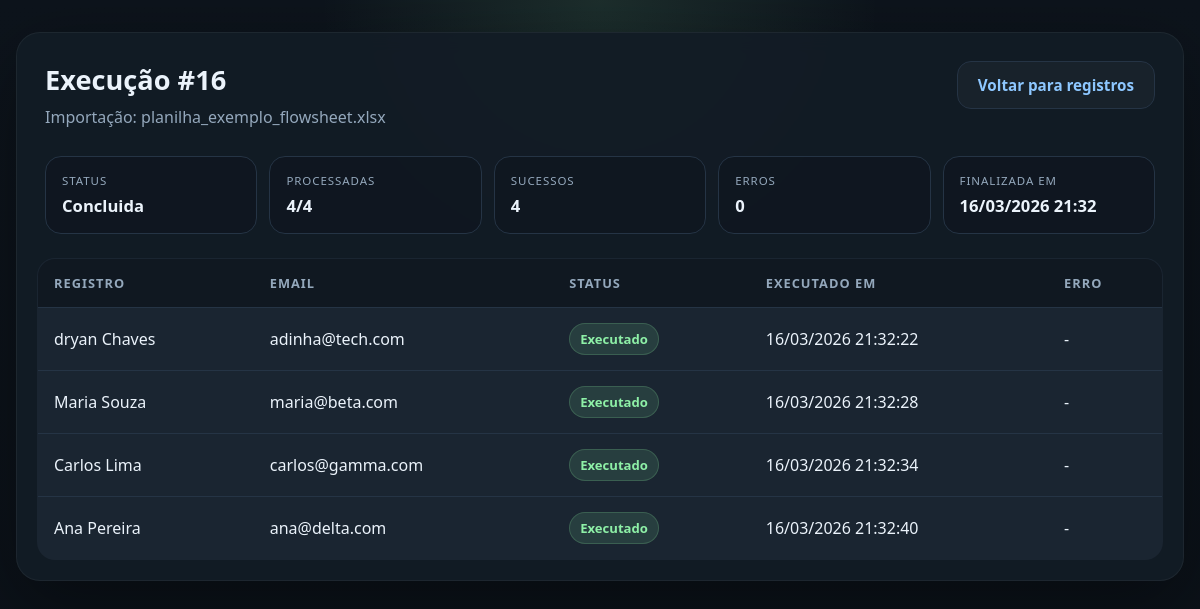
/automations/execucoes/16/, run on the app's committed database.
### automations/models.py (models this page shows, shortened)
class Execution(models.Model):
    importacao = models.ForeignKey(
        "registros.ImportacaoPlanilha",
        on_delete=models.SET_NULL,
        related_name="executions",
        null=True,
        blank=True,
    )
    user = models.ForeignKey(
        User,
        on_delete=models.CASCADE,
        related_name="executions",
        null=True,
        blank=True,
    )
    STATUS_CHOICES = [
        ("pending", "Pendente"),
        ("running", "Executando"),
        ("completed", "Concluida"),
        ("error", "Erro"),
    ]
    arquivo_planilha = models.FileField(upload_to="uploads/", null=True, blank=True)
    status = models.CharField(max_length=20, choices=STATUS_CHOICES, default="pending")
    target_url = models.URLField(blank=True)
    total_linhas = models.IntegerField(default=0)
    linhas_processadas = models.IntegerField(default=0)
    sucesso_count = models.IntegerField(default=0)
    erro_count = models.IntegerField(default=0)
    mensagem_erro = models.TextField(blank=True)
    criado_em = models.DateTimeField(auto_now_add=True)
    finalizado_em = models.DateTimeField(null=True, blank=True)

class ResultadoExecucaoRegistro(models.Model):
    STATUS_CHOICES = [
        ("executado", "Executado"),
        ("erro", "Erro"),
    ]
    execution = models.ForeignKey(
        Execution,
        on_delete=models.CASCADE,
        related_name="resultados",
    )
    registro = models.ForeignKey(
        "registros.Registro",
        on_delete=models.CASCADE,
        related_name="resultados_execucao",
    )
    status = models.CharField(max_length=20, choices=STATUS_CHOICES)
    mensagem_erro = models.TextField(blank=True)
    executado_em = models.DateTimeField()

### registros/models.py (models this page shows, shortened)
class ImportacaoPlanilha(models.Model):
    STATUS_PROCESSANDO = "processando"
    STATUS_CONCLUIDA = "concluida"
    STATUS_ERRO = "erro"
    STATUS_CHOICES = [
        (STATUS_PROCESSANDO, "Processando"),
        (STATUS_CONCLUIDA, "Concluida"),
        (STATUS_ERRO, "Erro"),
    ]
    nome_arquivo = models.CharField(max_length=255)
    status = models.CharField(
        max_length=20,
        choices=STATUS_CHOICES,
        default=STATUS_PROCESSANDO,
    )
    total_registros = models.PositiveIntegerField(default=0)
    criado_em = models.DateTimeField(auto_now_add=True)

class Registro(models.Model):
    STATUS_PENDENTE = "pendente"
    STATUS_EXECUTANDO = "executando"
    STATUS_EXECUTADO = "executado"
    STATUS_ERRO = "erro"
    STATUS_CHOICES = [
        (STATUS_PENDENTE, "Pendente"),
        (STATUS_EXECUTANDO, "Executando"),
        (STATUS_EXECUTADO, "Executado"),
        (STATUS_ERRO, "Erro"),
    ]
    nome = models.CharField(max_length=200)
    empresa = models.CharField(max_length=200)
    email = models.EmailField()
    telefone = models.CharField(max_length=20)
    status = models.CharField(
        max_length=20,
        choices=STATUS_CHOICES,
        default=STATUS_PENDENTE,
    )
    mensagem_erro = models.TextField(blank=True)
    executado_em = models.DateTimeField(null=True, blank=True)
    importacao = models.ForeignKey(
        ImportacaoPlanilha,
        on_delete=models.CASCADE,
        related_name="registros",
        null=True,
        blank=True,
    )
    criado_em = models.DateTimeField(auto_now_add=True)

### automations/views.py (the view)
# urls.py: path("execucoes/<int:execution_id>/", detalhe_execucao_view, name="detalhe_execucao"),
def detalhe_execucao_view(request, execution_id):
    execution = get_object_or_404(
        Execution.objects.select_related("importacao"),
        pk=execution_id,
    )
    resultados = execution.resultados.select_related("registro").order_by("id")
    return render(
        request,
        "automations/detalhe_execucao.html",
        {
            "execution": execution,
            "resultados": resultados,
            "pode_reprocessar_erros": execution.resultados.filter(status="erro").exists(),
            "status_api_url": reverse("automations:status_execucao", args=[execution.id]),
        },
    )

### automations/templates/automations/detalhe_execucao.html (shortened to what this page needs)
<!DOCTYPE html>
<html lang="pt-BR">
<head>
</head>
<body data-status-api-url="{{ status_api_url }}" data-execution-status="{{ execution.status }}">
    <main class="page">
        <section class="panel">
            <div class="header">
                <div>
                    <h1>Execução #{{ execution.id }}</h1>
                    <div class="subtitle">
                        {% if execution.importacao %}
                        Importação: {{ execution.importacao.nome_arquivo }}
                        {% else %}
                        Execução sem importação associada
                        {% endif %}
                    </div>
                </div>
                <div class="actions">
                    <a class="ghost-link" href="{% url 'listar_registros' %}">Voltar para registros</a>
                </div>
            </div>
            <div class="summary">
                <div class="card">
                    <span class="label">Status</span>
                    <span class="value" id="execution-status-value">{{ execution.get_status_display }}</span>
                </div>
                <div class="card">
                    <span class="label">Processadas</span>
                    <span class="value" id="execution-progress-value">{{ execution.linhas_processadas }}/{{ execution.total_linhas }}</span>
                </div>
                <div class="card">
                    <span class="label">Sucessos</span>
                    <span class="value" id="execution-success-value">{{ execution.sucesso_count }}</span>
                </div>
                <div class="card">
                    <span class="label">Erros</span>
                    <span class="value" id="execution-error-value">{{ execution.erro_count }}</span>
                </div>
                <div class="card">
                    <span class="label">Finalizada em</span>
                    <span class="value" id="execution-finished-value">{{ execution.finalizado_em|date:"d/m/Y H:i" }}</span>
                </div>
            </div>
            <div class="table-wrap">
                <table>
                    <thead>
                        <tr>
                            <th>Registro</th>
                            <th>Email</th>
                            <th>Status</th>
                            <th>Executado em</th>
                            <th>Erro</th>
                        </tr>
                    </thead>
                    <tbody id="results-body">
                        {% for resultado in resultados %}
                        <tr data-registro-id="{{ resultado.registro_id }}">
                            <td>{{ resultado.registro.nome }}</td>
                            <td>{{ resultado.registro.email }}</td>
                            <td>
                                <span class="pill{% if resultado.status == 'erro' %} error{% endif %}">
                                    {{ resultado.get_status_display }}
                                </span>
                            </td>
                            <td>{{ resultado.executado_em|date:"d/m/Y H:i:s" }}</td>
                            <td>
                                {% if resultado.mensagem_erro %}
                                <span class="error-text">{{ resultado.mensagem_erro }}</span>
                                {% else %}
                                -
                                {% endif %}
                            </td>
                        </tr>
                        {% empty %}
                        <tr>
                            <td colspan="5">Nenhum resultado disponível para esta execução.</td>
                        </tr>
                        {% endfor %}
                    </tbody>
                </table>
            </div>
        </section>
    </main>
</body>
</html>

### automations/templates/automations/detalhe_execucao.html (style rules this page uses)
:root { --bg: #0b1118; --panel: #131c26; --panel-soft: #1a2531; --line: #253445; --text: #ebf3fb; --muted: #94a8bc; --accent: #8ef0a7; --accent-strong: #56d67a; --accent-shadow: #2a8f48; --danger: #ff8c8c; --warning: #ffd66e; --link: #8dc7ff; }
* { box-sizing: border-box; }
body { margin: 0; min-height: 100vh; font-family: "Segoe UI", Tahoma, Geneva, Verdana, sans-serif; background: radial-gradient(circle at top, rgba(142, 240, 167, 0.12), transparent 28%), linear-gradient(180deg, #0d141c 0%, var(--bg) 100%); color: var(--text); padding: 32px 16px; }
.page { width: min(1180px, 100%); margin: 0 auto; }
.panel { background: rgba(19, 28, 38, 0.94); border: 1px solid rgba(255, 255, 255, 0.05); border-radius: 24px; box-shadow: 0 24px 80px rgba(0, 0, 0, 0.38); overflow: hidden; backdrop-filter: blur(10px); }
.header { padding: 28px; display: flex; align-items: flex-start; justify-content: space-between; gap: 16px; flex-wrap: wrap; }
h1 { margin: 0; font-size: clamp(1.7rem, 2vw, 2.4rem); }
.subtitle { color: var(--muted); margin-top: 8px; max-width: 52ch; overflow-wrap: anywhere; }
.actions { display: flex; gap: 12px; flex-wrap: wrap; }
.ghost-link, .run-button { text-decoration: none; display: inline-flex; align-items: center; justify-content: center; font-size: 0.95rem; font-weight: 700; padding: 13px 20px; border-radius: 14px; border: 0; cursor: pointer; }
.ghost-link { color: var(--link); background: rgba(255, 255, 255, 0.03); border: 1px solid var(--line); }
.summary { padding: 0 28px 24px; display: grid; grid-template-columns: repeat(5, minmax(0, 1fr)); gap: 12px; }
.card { min-width: 0; padding: 16px; border-radius: 16px; border: 1px solid var(--line); background: rgba(9, 14, 20, 0.26); }
.label { display: block; margin-bottom: 6px; font-size: 0.72rem; text-transform: uppercase; letter-spacing: 0.08em; color: var(--muted); }
.value { display: block; font-size: 1.04rem; font-weight: 700; overflow-wrap: anywhere; }
.table-wrap { padding: 0 20px 20px; overflow-x: auto; }
table { width: 100%; border-collapse: collapse; background: var(--panel-soft); border: 1px solid var(--line); border-radius: 18px; overflow: hidden; }
th, td { text-align: left; padding: 15px 16px; border-bottom: 1px solid var(--line); }
th { color: var(--muted); text-transform: uppercase; letter-spacing: 0.08em; font-size: 0.8rem; background: #101821; }
tr:last-child td { border-bottom: 0; }
.pill { display: inline-flex; padding: 6px 10px; border-radius: 999px; font-size: 0.82rem; font-weight: 700; border: 1px solid rgba(142, 240, 167, 0.18); background: rgba(142, 240, 167, 0.12); color: var(--accent); }

### data on the page
Execution: id "16", importacao.nome_arquivo "planilha_exemplo_flowsheet.xlsx", status "Concluida", linhas_processadas "4", total_linhas "4", sucesso_count "4", erro_count "0", finalizado_em "16/03/2026 21:32"
ResultadoExecucaoRegistro: registro.nome "dryan Chaves", registro.email "adinha@tech.com", status "Executado", executado_em "16/03/2026 21:32:22"
ResultadoExecucaoRegistro: registro.nome "Maria Souza", registro.email "maria@beta.com", status "Executado", executado_em "16/03/2026 21:32:28"
ResultadoExecucaoRegistro: registro.nome "Carlos Lima", registro.email "carlos@gamma.com", status "Executado", executado_em "16/03/2026 21:32:34"
ResultadoExecucaoRegistro: registro.nome "Ana Pereira", registro.email "ana@delta.com", status "Executado", executado_em "16/03/2026 21:32:40"
